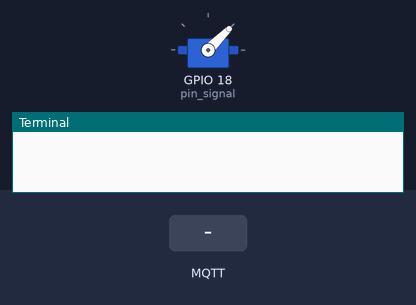
The program below on a simulated Raspberry Pi (BCM pin numbers). Shown: servo, the last lines printed to the terminal. Inputs (shaded band) come from the test bench. No MQTT or app messages arrive unless stated; servo angles are drawn from the pulse width (0.5 ms = 0°, 2.5 ms = 180°).

Above: at 1.3 s.
1.4 s: MQTT message "right" arrives on the first subscribed topic
At 2.3 s:
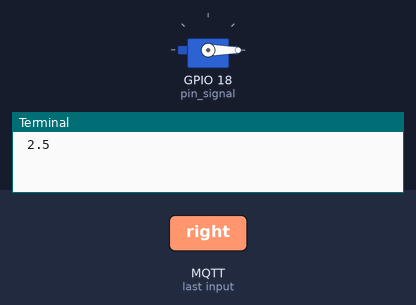
2.9 s: MQTT message "neutral" arrives on the first subscribed topic
At 3.4 s:
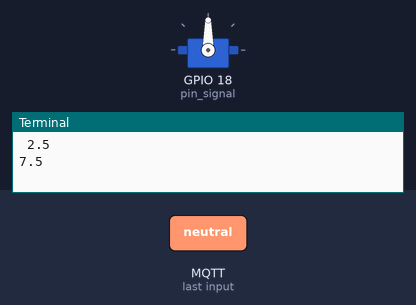
4.4 s: MQTT message "left" arrives on the first subscribed topic
At 5.7 s:
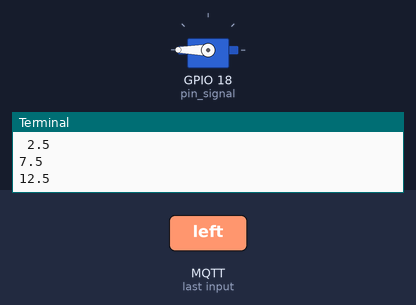
Timing chart, 0 to 7.4 s (numbered marks = the images above; inputs shaded):
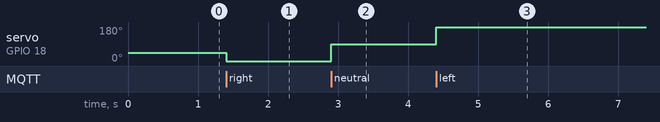

The program:

rotate-servo.py
```python
import time
import paho.mqtt.client as mqtt
import RPi.GPIO as GPIO


pin_signal = 18

GPIO.setmode(GPIO.BCM)
GPIO.setup(pin_signal,GPIO.OUT)

pwm=GPIO.PWM(pin_signal,50)

pwm.start(5)


def on_connect(self, client,data,rc):
    self.subscribe("sensor/servo")

def on_message(client,data, msg):
    topic = msg.topic
    payload = str(msg.payload.decode("utf-8" ))
    if(topic == 'sensor/servo'):
        if(payload == 'right'):

            print(" 2.5")
            client.publish('sensor/servo','rightdone')
            pwm.ChangeDutyCycle(2.5)
            time.sleep(1)
            return
        elif(payload =='neutral'):
            print("7.5")
            client.publish('sensor/servo','neutraldone')
            pwm.ChangeDutyCycle(7.5)
            time.sleep(1)
            return
        elif(payload == 'left'):
            print("12.5")
            pwm.ChangeDutyCycle(12.5)
            client.publish('sensor/servo','leftdone')
            time.sleep(1)
            return
        else:
            print(payload)
            return

try:
    client = mqtt.Client()
    client.on_message = on_message
    client.on_connect = on_connect
    client.connect("localhost",1883,60)
    client.loop_forever()
# while True:
       # pwm.ChangeDutyCycle(7.5) # turn 90
       # time.sleep(1)
       # pwm.ChangeDutyCycle(2.5) # turn back 90
       # time.sleep(1)
       # pwm.ChangeDutyCycle(12.5) # turn 180
       # time.sleep(1)
except KeyboardInterrupt:
    pwm.stop()
    GPIO.cleanup()
```

Measured:
- after the input at 1.4 s, servo on GPIO 18 (pin_signal): 45° → 0° at once
- after the input at 2.9 s, servo on GPIO 18 (pin_signal): 0° → 90° at once
- after the input at 4.4 s, servo on GPIO 18 (pin_signal): 90° → 180° at once
